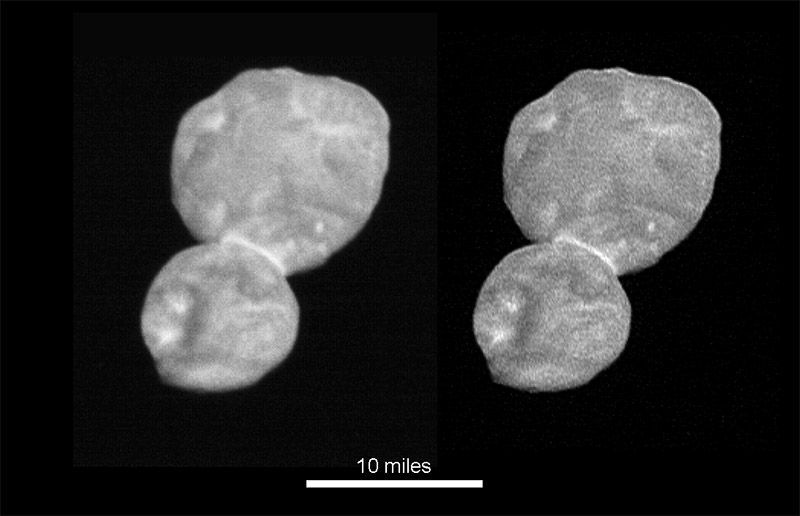
#> input picture images/snowman.jpg, 800 x 516 px, found by its file name
$ python ray_original.py
#> lines starting #> are read from the running program, lines starting #| are printed output that depends on the picture
# -*- coding: utf-8 -*-
"""
Created on Mon Sep 23 14:33:38 2019

@author: catrujilla
"""

import numpy as np
import math
from PIL import Image

#Ray tracing function
def ray_tracing(width, height, rayo, so, n1, si, obj, pixels):

    #Potencia de la superficie
    D1 = (nl - 1)/R1
    D2 = (nl - 1)/(-R2)

    #Matriz dela lente
    a1 = (1 - (D2*dl)/nl)
    a2 = -D1-D2+(D1*D2*dl/nl)
    a3 = dl/nl
    a4 = (1 - (D1*dl)/nl)
    A = np.array([[a1,a2],[a3,a4]])

    #Propagaciones despues y antes de la lente
    P2 = np.array([[1,0],[si/n2,1]])
    P1 = np.array([[1,0],[-so/n1,1]])

    for i in range(width):
        for j in range(height):

            #Get pixel value
            pos_x = i
            pos_y = j
            pixel = obj.getpixel((pos_x, pos_y))

            x = pos_x - width/2
            y = pos_y - height/2

            #we must measure the distance from the particular pixel to the center of the object (in pixels)
            #each pixel equals 1 mm
            r = math.sqrt( x*x + y*y ) + 1 #Corrección de redondeo

            #Vector rayo de entrada (punto en el objeto)
            y_objeto = r*0.0001 #each pixel equals 0.1 mm

            # ÁNGULO DE LOS RAYOS EN CADA CASO
            if rayo == 0: #principal
                alpha_entrada = math.atan(y_objeto/so) #Entra en dirección del centro de la lente
            elif rayo == 1: #paralelo
                alpha_entrada = 0 #Entra paralelo al eje del sistemna óptico

            V_entrada = np.array([n1*alpha_entrada,y_objeto])

            #Cálculo del vector del rayo de salida
            V_salida = P2.dot(A.dot(P1.dot(V_entrada)))

            #Transversal magnification
            y_imagen = V_salida[1]
            if rayo == 0: #principal
                Mt = (-1)*y_imagen/y_objeto #atan correction
            elif rayo == 1: #paralelo
                Mt = y_imagen/y_objeto

            #Conversion from image coordintes to lens coordinates
            x_prime = Mt*x
            y_prime = Mt*y

            pos_x_prime = int(x_prime + width_output/2)
            pos_y_prime = int(y_prime + height_output/2)

            if  pos_x_prime < 0 or pos_x_prime >= width_output:
            	continue

            if  pos_y_prime < 0 or pos_y_prime >= height_output:
            	continue

            if rayo == 0: #principal
                pixels[pos_x_prime, pos_y_prime] = (int(pixel), int(pixel), int(pixel))
            elif rayo == 1: #paralelo
                new_gray = (int(pixel) + pixels[pos_x_prime, pos_y_prime][0])/2
                pix_fin = ( int(new_gray), int(new_gray), int(new_gray) )
                pixels[pos_x_prime, pos_y_prime] = pix_fin

    return pixels

#Lente biconvexa
R1 = 0.3
R2 = -0.3
dl = 0.01
nl = 1.5

#calculamos la focal de la lente
f = R1*R2/((R2-R1)*(nl-1))
print("focal: ", f)

#Propagaciones en el aire antes y despues de la lente
#Después
si = 0.526 #Distancia desde el verticce del lente hasta el plano imagen
#si = 0.751
n2 = 1 #Indice de refracción del aire

#so = 0.5
so = 1.2

#to guarantee image plane
si = (f*so)/(so-f)
print("si: ", si)

n1 = 1 #Indice de refracción del aire

#Magnification
Mt = -si/so
print ("Mt: ", Mt)

#load image (Object!)
obj = Image.open("snowman.jpg", "r")
#> obj is the input picture: PIL image 800x516 L; min 0, max 255, mean 44.3
width, height = obj.size
#> width = 800; height = 516

width_output = int(width*(abs(Mt)))
#> width_output = 266
height_output = int(height*(abs(Mt)))
#> height_output = 172

# Create new Image and a Pixel Map
image = Image.new("RGB", (width_output, height_output), "white")
#> image: PIL image 266x172 RGB; every value is 255
pixels = image.load()

pixels = ray_tracing(width, height, 0, so, n1, si, obj, pixels)

pixels = ray_tracing(width, height, 1, so, n1, si, obj, pixels)

#Save Images to File
image.save('output.png', format='PNG')
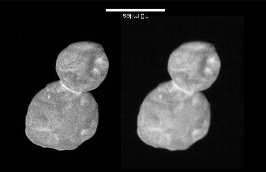
#> saved as output.png: PIL image 266x172 RGB; min 0, max 254, mean 44.9
